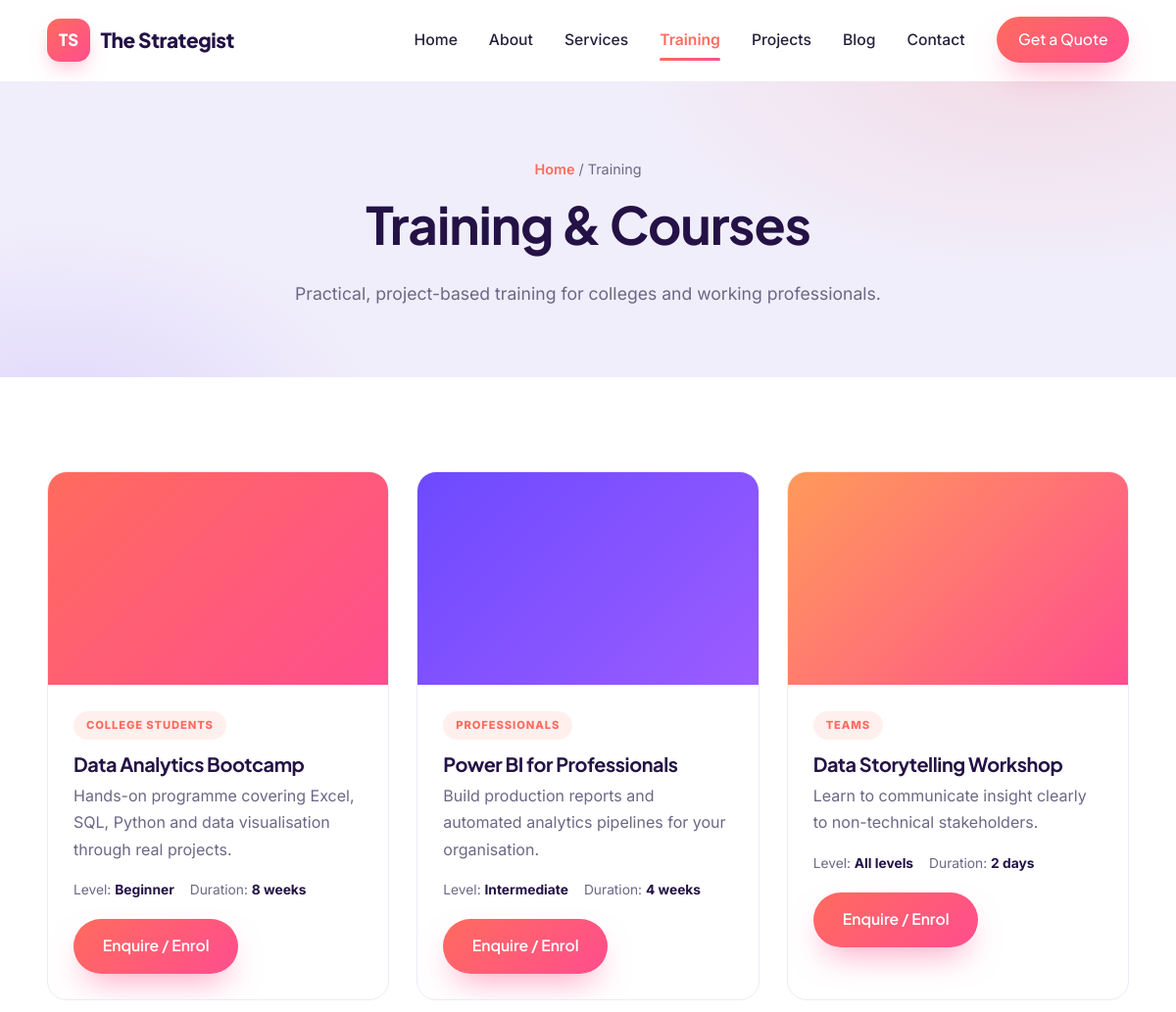
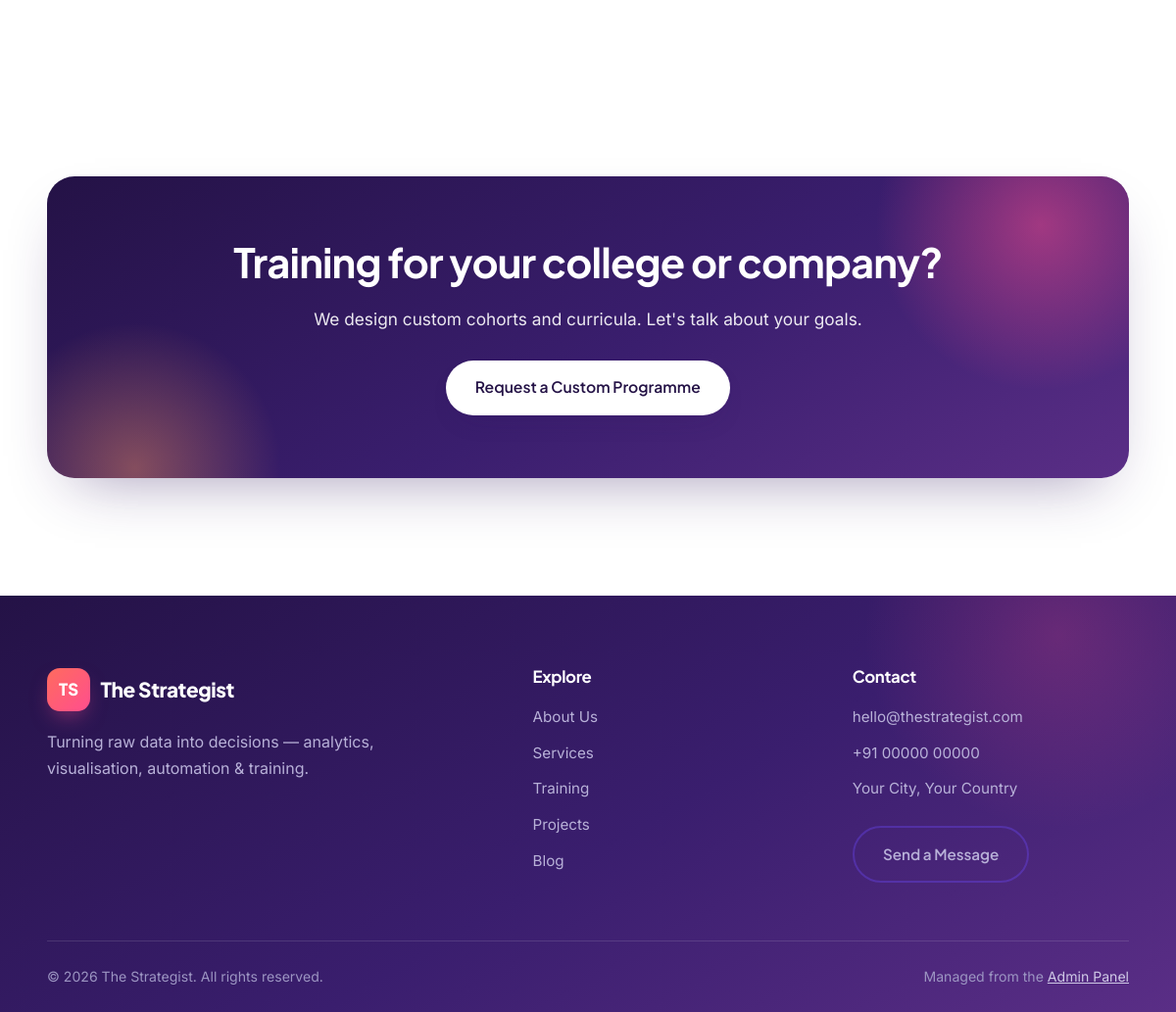
Screenshot of /training.php with the database file from the repository (2 pictures, top to bottom).
### tables this page shows
CREATE TABLE IF NOT EXISTS `content_blocks` (
  `id`        INT AUTO_INCREMENT PRIMARY KEY,
  `page`      VARCHAR(60)  NOT NULL,
  `block_key` VARCHAR(80)  NOT NULL,
  `label`     VARCHAR(160) NOT NULL,
  `type`      VARCHAR(20)  NOT NULL DEFAULT 'text',   
  `value`     MEDIUMTEXT,
  `sort`      INT NOT NULL DEFAULT 0,
  UNIQUE KEY `page_key` (`page`,`block_key`)
);

CREATE TABLE IF NOT EXISTS `training` (
  `id`          INT AUTO_INCREMENT PRIMARY KEY,
  `title`       VARCHAR(180) NOT NULL,
  `description` TEXT,
  `audience`    VARCHAR(120) DEFAULT 'Professionals',
  `level`       VARCHAR(60)  DEFAULT 'All levels',
  `duration`    VARCHAR(60)  DEFAULT '4 weeks',
  `price`       VARCHAR(60)  DEFAULT '',
  `image_url`   TEXT,
  `sort`        INT NOT NULL DEFAULT 0,
  `active`      TINYINT(1) NOT NULL DEFAULT 1,
  `created_at`  DATETIME NOT NULL DEFAULT CURRENT_TIMESTAMP
);

### config/db.php (called while the page is built, shortened)
<?php
function db() {
    static $pdo = null;
    if ($pdo === null) {
        $dsn = 'mysql:host=' . DB_HOST . ';dbname=' . DB_NAME . ';charset=utf8mb4';
        try {
            $pdo = new PDO($dsn, DB_USER, DB_PASS, [
                PDO::ATTR_ERRMODE            => PDO::ERRMODE_EXCEPTION,
                PDO::ATTR_DEFAULT_FETCH_MODE => PDO::FETCH_ASSOC,
                PDO::ATTR_EMULATE_PREPARES   => false,
            ]);
        } catch (PDOException $e) {
            if (DEBUG) {
                die('Database connection failed: ' . htmlspecialchars($e->getMessage())
                    . '<br><br>Edit <code>config/config.php</code> with your database details, '
                    . 'and make sure you have imported <code>config/schema.sql</code>.');
            }
            die('The site is temporarily unavailable. Please try again later.');
        }
    }
    return $pdo;
}
function q($sql, $params = []) {
    $st = db()->prepare($sql);
    $st->execute($params);
    return $st;
}
function fetchAll($sql, $params = []) { return q($sql, $params)->fetchAll(); }

### training.php (the view, shortened to what this page needs)
<?php
require_once __DIR__ . '/includes/functions.php';
$courses = fetchAll('SELECT * FROM training WHERE active=1 ORDER BY sort, id');
include __DIR__ . '/includes/header.php';
?>
<section class="page-hero">
  <div class="container">
    <div class="breadcrumb"><a href="<?= e(url('index.php')) ?>">Home</a> / Training</div>
    <h1><?= e(block('training','title','Training & Courses')) ?></h1>
    <p><?= e(block('training','subtitle')) ?></p>
  </div>
</section>
<section>
  <div class="container">
    <?php if ($courses): ?>
    <div class="grid-3">
      <?php foreach ($courses as $c): $ci = resolve_image($c['image_url']); ?>
      <div class="media-card">
        <div class="thumb <?= $ci ? '' : 'placeholder' ?>">
          <?php if ($ci): ?><img src="<?= e($ci) ?>" alt="<?= e($c['title']) ?>">
          <?php else: ?><?= service_icon('gear') ?><?php endif; ?>
        </div>
        <div class="body">
          <span class="tag"><?= e($c['audience']) ?></span>
          <h3><?= e($c['title']) ?></h3>
          <p><?= e($c['description']) ?></p>
          <div class="meta">
            <span>Level: <b><?= e($c['level']) ?></b></span>
            <span>Duration: <b><?= e($c['duration']) ?></b></span>
          </div>
          <a href="<?= e(url('contact.php?subject=' . urlencode('Enquiry: ' . $c['title']))) ?>" class="btn btn-primary" style="margin-top:18px">Enquire / Enrol</a>
        </div>
      </div>
      <?php endforeach; ?>
    </div>
    <?php else: ?><div class="empty">No courses yet. Add them from the admin panel.</div><?php endif; ?>
  </div>
</section>
<section style="background:var(--bg-soft)">
  <div class="container"><div class="cta-band"><h2>Training for your college or company?</h2><p>We design custom cohorts and curricula. Let's talk about your goals.</p><a href="<?= e(url('contact.php')) ?>" class="btn btn-light">Request a Custom Programme</a></div></div>
</section>
<?php include __DIR__ . '/includes/footer.php'; ?>

### includes/functions.php (shortened to what this page needs)
<?php
require_once __DIR__ . '/../config/db.php';
function e($v) { return htmlspecialchars((string)$v, ENT_QUOTES, 'UTF-8'); }
function base_url() {
    $https  = (!empty($_SERVER['HTTPS']) && $_SERVER['HTTPS'] !== 'off');
    $scheme = $https ? 'https' : 'http';
    $host   = $_SERVER['HTTP_HOST'] ?? 'localhost';
    $dir = str_replace('\\', '/', dirname($_SERVER['SCRIPT_NAME'] ?? '/'));
    $dir = rtrim($dir, '/');
    return $scheme . '://' . $host . $dir;
}
function url($path = '') { return base_url() . '/' . ltrim($path, '/'); }
function all_settings() {
    static $cache = null;
    if ($cache === null) {
        $cache = [];
        foreach (fetchAll('SELECT skey, svalue FROM settings') as $r) {
            $cache[$r['skey']] = $r['svalue'];
        }
    }
    return $cache;
}
function setting($key, $default = '') {
    $s = all_settings();
    return array_key_exists($key, $s) && $s[$key] !== null && $s[$key] !== '' ? $s[$key] : $default;
}
function content_map($page) {
    static $cache = [];
    if (!isset($cache[$page])) {
        $cache[$page] = [];
        foreach (fetchAll('SELECT block_key, value, type FROM content_blocks WHERE page = ?', [$page]) as $r) {
            $cache[$page][$r['block_key']] = $r;
        }
    }
    return $cache[$page];
}
function block($page, $key, $default = '') {
    $m = content_map($page);
    if (isset($m[$key]) && $m[$key]['value'] !== null && $m[$key]['value'] !== '') return $m[$key]['value'];
    return $default;
}
function resolve_image($url, $fallback = '') {
    $url = trim((string)$url);
    if ($url === '') return $fallback;
    return $url;
}
function service_icon($key) {
    $c = 'currentColor';
    $icons = [
      'analytics' => '<path d="M4 20V10M10 20V4M16 20v-7M22 20H2"/>',
      'chart'     => '<path d="M3 3v18h18"/><rect x="7" y="10" width="3" height="7"/><rect x="12" y="6" width="3" height="11"/><rect x="17" y="13" width="3" height="4"/>',
      'automation'=> '<circle cx="12" cy="12" r="3"/><path d="M12 2v3M12 19v3M2 12h3M19 12h3M5 5l2 2M17 17l2 2M19 5l-2 2M7 17l-2 2"/>',
      'project'   => '<path d="M3 7h18v13H3z"/><path d="M8 7V4h8v3"/>',
      'data'      => '<ellipse cx="12" cy="5" rx="8" ry="3"/><path d="M4 5v6c0 1.7 3.6 3 8 3s8-1.3 8-3V5M4 11v6c0 1.7 3.6 3 8 3s8-1.3 8-3v-6"/>',
      'gear'      => '<circle cx="12" cy="12" r="3"/><path d="M19 12a7 7 0 0 0-.1-1l2-1.6-2-3.4-2.4 1a7 7 0 0 0-1.7-1L14.5 2h-4l-.3 2.5a7 7 0 0 0-1.7 1l-2.4-1-2 3.4L4.1 11a7 7 0 0 0 0 2l-2 1.6 2 3.4 2.4-1a7 7 0 0 0 1.7 1l.3 2.5h4l.3-2.5a7 7 0 0 0 1.7-1l2.4 1 2-3.4-2-1.6a7 7 0 0 0 .1-1z"/>',
    ];
    $p = $icons[$key] ?? $icons['chart'];
    return '<svg viewBox="0 0 24 24" fill="none" stroke="' . $c . '" stroke-width="1.8" '
         . 'stroke-linecap="round" stroke-linejoin="round" width="34" height="34">' . $p . '</svg>';
}

### assets/css/style.css (style rules this page uses)
*,*::before,*::after { box-sizing:border-box }
:root { --primary:#6D4AFF; --secondary:#FF6B5E; --accent:#FF4E8E; --dark:#241246; --grad-brand:linear-gradient(135deg,var(--primary),var(--secondary)); --grad-cta:linear-gradient(135deg,var(--secondary),var(--accent)); --grad-warm:linear-gradient(135deg,#FF9A5A,var(--accent)); --grad-cool:linear-gradient(135deg,var(--primary),#9B5CFF); --grad-hero:linear-gradient(150deg,var(--dark) 0%,#3A1E6E 55%,#5A2E86 100%); --ink:#26203a; --muted:#6c6785; --line:#ecebf6; --bg:#ffffff; --lav:#f1eefb; --lav-2:#f7f5fe; --radius:20px; --radius-sm:14px; --shadow:0 26px 60px -28px rgba(45,20,90,.45); --shadow-sm:0 12px 30px -16px rgba(45,20,90,.30); --ring:0 0 0 1px rgba(109,74,255,.12); }
html { scroll-behavior:smooth }
body { margin:0;font-family:'Inter',system-ui,sans-serif;color:var(--ink);background:var(--bg); line-height:1.7;-webkit-font-smoothing:antialiased;text-rendering:optimizeLegibility }
h1,h2,h3,h4 { font-family:'Plus Jakarta Sans',sans-serif;color:var(--dark);line-height:1.12; margin:0 0 .5em;letter-spacing:-.02em }
a { color:inherit;text-decoration:none }
.container { width:min(1200px,92%);margin-inline:auto }
section { padding:96px 0 }
.btn { display:inline-flex;align-items:center;gap:.55em;padding:.92em 1.9em;border-radius:999px; font-weight:600;font-family:'Plus Jakarta Sans',sans-serif;cursor:pointer;border:0;font-size:.98rem; transition:transform .25s cubic-bezier(.2,.8,.2,1),box-shadow .25s,filter .25s;will-change:transform }
.btn-primary { background:var(--grad-cta);color:#fff;box-shadow:0 16px 34px -12px rgba(255,78,142,.6) }
.btn-light { background:#fff;color:var(--dark);box-shadow:var(--shadow-sm) }
.grid-3 { display:grid;grid-template-columns:repeat(3,1fr);gap:28px }
.media-card { background:#fff;border:1px solid var(--line);border-radius:var(--radius);overflow:hidden; transition:transform .3s cubic-bezier(.2,.8,.2,1),box-shadow .3s;display:block }
.media-card .thumb { aspect-ratio:16/10;position:relative;overflow:hidden }
.media-card .thumb.placeholder { display:grid;place-items:center;color:#fff;background:var(--grad-cool) }
.media-card:nth-child(3n+1) .thumb.placeholder { background:var(--grad-cta) }
.media-card:nth-child(3n) .thumb.placeholder { background:var(--grad-warm) }
.media-card .body { padding:26px }
.tag { display:inline-block;font-size:.7rem;font-weight:800;letter-spacing:.08em;text-transform:uppercase; color:var(--secondary);background:rgba(255,107,94,.1);padding:5px 13px;border-radius:999px;margin-bottom:14px }
.media-card h3 { font-size:1.24rem;margin-bottom:8px }
.media-card p { color:var(--muted);margin:0 }
.meta { display:flex;flex-wrap:wrap;gap:16px;margin-top:16px;color:var(--muted);font-size:.86rem }
.meta b { color:var(--dark) }
.cta-band { background:var(--grad-hero);border-radius:28px;padding:64px;color:#fff;text-align:center; box-shadow:var(--shadow);position:relative;overflow:hidden }
.cta-band::before { content:"";position:absolute;width:340px;height:340px;border-radius:50%; background:radial-gradient(circle,rgba(255,78,142,.5),transparent 70%);top:-120px;right:-80px }
.cta-band::after { content:"";position:absolute;width:300px;height:300px;border-radius:50%; background:radial-gradient(circle,rgba(255,154,90,.4),transparent 70%);bottom:-140px;left:-60px }
.cta-band > * { position:relative;z-index:1 }
.cta-band h2 { color:#fff;font-size:clamp(1.8rem,3.5vw,2.6rem) }
.cta-band p { opacity:.9;max-width:580px;margin:0 auto 28px;font-size:1.08rem }
.page-hero { position:relative;overflow:hidden;padding:78px 0 70px;text-align:center;background:var(--lav);isolation:isolate }
.page-hero::before { content:"";position:absolute;inset:0;z-index:-1; background:radial-gradient(700px 380px at 88% -10%,rgba(255,107,94,.14),transparent 60%), radial-gradient(600px 400px at 5% 120%,rgba(109,74,255,.14),transparent 55%),var(--lav) }
.page-hero h1 { font-size:clamp(2.2rem,4.8vw,3.3rem) }
.page-hero p { color:var(--muted);max-width:640px;margin:.5em auto 0;font-size:1.1rem }
.breadcrumb { color:var(--muted);font-size:.9rem;margin-bottom:14px }
.breadcrumb a { color:var(--secondary);font-weight:600 }

### rows the page displays
content_blocks: value "Practical, project-based training for colleges and working professionals."
training: audience "COLLEGE STUDENTS", title "Data Analytics Bootcamp", description "Hands-on programme covering Excel, SQL, Python and data visualisation through real projects.", level "Beginner", duration "8 weeks"
training: audience "PROFESSIONALS", title "Power BI for Professionals", description "Build production reports and automated analytics pipelines for your organisation.", level "Intermediate", duration "4 weeks"
training: audience "TEAMS", title "Data Storytelling Workshop", description "Learn to communicate insight clearly to non-technical stakeholders.", level "All levels", duration "2 days"

### other values shown
setting('site_name') "The Strategist"
$label "Home"
$label "About"
$label "Services"
$label "Training"
$label "Projects"
$label "Blog"
$label "Contact"
block('training','title','Training & Courses') "Training & Courses"
setting('footer_text') "Turning raw data into decisions — analytics, visualisation, automation & training."
$em "hello@thestrategist.com"
$ph "+91 00000 00000"
$ad "Your City, Your Country"
